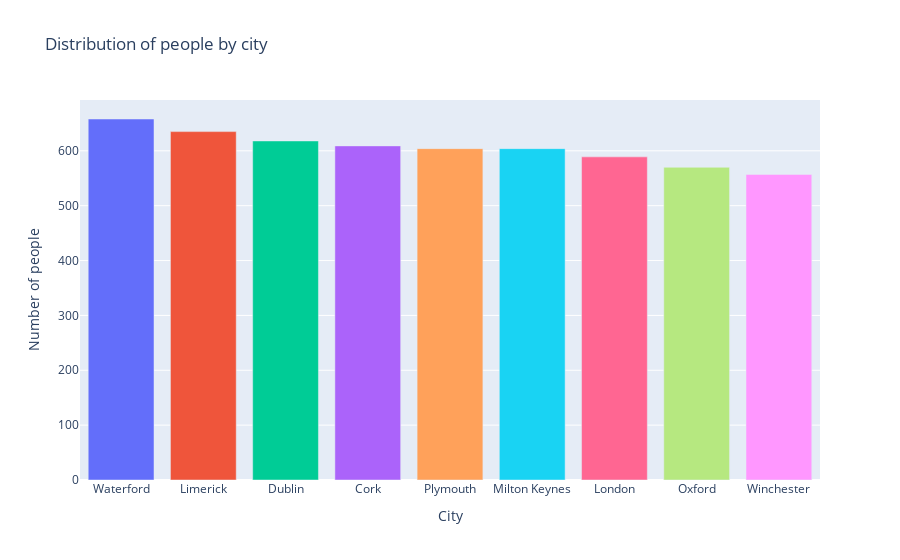

Here is the notebook cell this chart was saved with:
### Code cell
# Create the bar chart
fig = go.Figure(data=go.Bar(x=cityIndex, y=cityValues, marker=dict(color=colorsDefinition(cityIndex))))

# Personalize the graph
fig.update_layout(
    title="Distribution of People by City",
    xaxis_title="City",
    yaxis_title="Number of People"
)

# Show the interactive graph    
fig.show()

### Figure 1 — Plotly figure (JSON) as saved in the notebook; plotly's stock layout.template omitted (floating-point values rounded to 4 significant figures)
{"data": [{"marker": {"color": ["#636EFA", "#EF553B", "#00CC96", "#AB63FA", "#FFA15A", "#19D3F3", "#FF6692", "#B6E880", "#FF97FF"]}, "type": "bar", "x": ["Waterford", "Limerick", "Dublin", "Cork", "Plymouth", "Milton Keynes", "London", "Oxford", "Winchester"], "y": [658, 635, 618, 609, 604, 604, 589, 570, 557]}], "layout": {"title": {"text": "Distribution of people by city"}, "xaxis": {"title": {"text": "City"}}, "yaxis": {"title": {"text": "Number of people"}}}}
